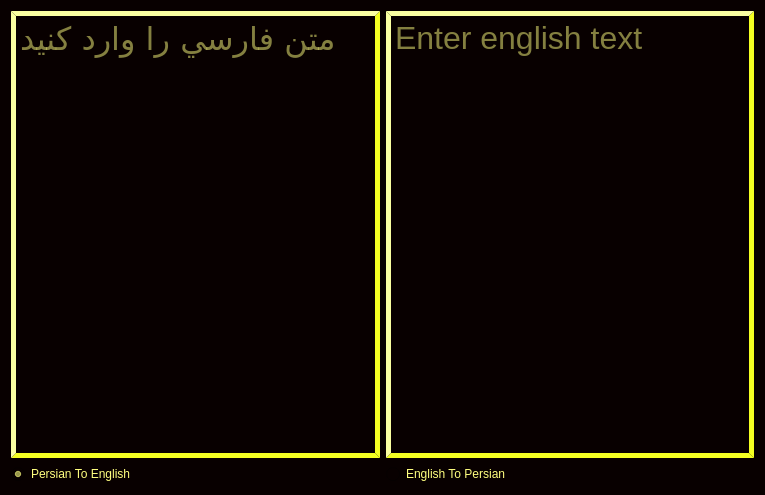
<?xml version="1.0" encoding="UTF-8"?>
<ui version="4.0">
 <class>dictionary</class>
 <widget class="QWidget" name="dictionary">
  <property name="geometry">
   <rect>
    <x>0</x>
    <y>0</y>
    <width>765</width>
    <height>495</height>
   </rect>
  </property>
  <property name="windowTitle">
   <string>dictionary</string>
  </property>
  <property name="styleSheet">
   <string notr="true">background-color: rgb(8, 0, 0);
color: rgb(255, 255, 127);</string>
  </property>
  <layout class="QGridLayout" name="gridLayout">
   <item row="0" column="0">
    <widget class="QTextEdit" name="txt_p">
     <property name="palette">
      <palette>
       <active>
        <colorrole role="WindowText">
         <brush brushstyle="SolidPattern">
          <color alpha="255">
           <red>255</red>
           <green>255</green>
           <blue>127</blue>
          </color>
         </brush>
        </colorrole>
        <colorrole role="Button">
         <brush brushstyle="SolidPattern">
          <color alpha="255">
           <red>8</red>
           <green>0</green>
           <blue>0</blue>
          </color>
         </brush>
        </colorrole>
        <colorrole role="Light">
         <brush brushstyle="SolidPattern">
          <color alpha="255">
           <red>212</red>
           <green>127</green>
           <blue>255</blue>
          </color>
         </brush>
        </colorrole>
        <colorrole role="Midlight">
         <brush brushstyle="SolidPattern">
          <color alpha="255">
           <red>191</red>
           <green>63</green>
           <blue>255</blue>
          </color>
         </brush>
        </colorrole>
        <colorrole role="Dark">
         <brush brushstyle="SolidPattern">
          <color alpha="255">
           <red>85</red>
           <green>0</green>
           <blue>127</blue>
          </color>
         </brush>
        </colorrole>
        <colorrole role="Mid">
         <brush brushstyle="SolidPattern">
          <color alpha="255">
           <red>113</red>
           <green>0</green>
           <blue>170</blue>
          </color>
         </brush>
        </colorrole>
        <colorrole role="Text">
         <brush brushstyle="SolidPattern">
          <color alpha="255">
           <red>255</red>
           <green>255</green>
           <blue>127</blue>
          </color>
         </brush>
        </colorrole>
        <colorrole role="BrightText">
         <brush brushstyle="SolidPattern">
          <color alpha="255">
           <red>255</red>
           <green>255</green>
           <blue>255</blue>
          </color>
         </brush>
        </colorrole>
        <colorrole role="ButtonText">
         <brush brushstyle="SolidPattern">
          <color alpha="255">
           <red>255</red>
           <green>255</green>
           <blue>127</blue>
          </color>
         </brush>
        </colorrole>
        <colorrole role="Base">
         <brush brushstyle="SolidPattern">
          <color alpha="255">
           <red>8</red>
           <green>0</green>
           <blue>0</blue>
          </color>
         </brush>
        </colorrole>
        <colorrole role="Window">
         <brush brushstyle="SolidPattern">
          <color alpha="255">
           <red>8</red>
           <green>0</green>
           <blue>0</blue>
          </color>
         </brush>
        </colorrole>
        <colorrole role="Shadow">
         <brush brushstyle="SolidPattern">
          <color alpha="255">
           <red>0</red>
           <green>0</green>
           <blue>0</blue>
          </color>
         </brush>
        </colorrole>
        <colorrole role="AlternateBase">
         <brush brushstyle="SolidPattern">
          <color alpha="255">
           <red>212</red>
           <green>127</green>
           <blue>255</blue>
          </color>
         </brush>
        </colorrole>
        <colorrole role="ToolTipBase">
         <brush brushstyle="SolidPattern">
          <color alpha="255">
           <red>255</red>
           <green>255</green>
           <blue>220</blue>
          </color>
         </brush>
        </colorrole>
        <colorrole role="ToolTipText">
         <brush brushstyle="SolidPattern">
          <color alpha="255">
           <red>0</red>
           <green>0</green>
           <blue>0</blue>
          </color>
         </brush>
        </colorrole>
        <colorrole role="PlaceholderText">
         <brush brushstyle="SolidPattern">
          <color alpha="128">
           <red>0</red>
           <green>0</green>
           <blue>0</blue>
          </color>
         </brush>
        </colorrole>
       </active>
       <inactive>
        <colorrole role="WindowText">
         <brush brushstyle="SolidPattern">
          <color alpha="255">
           <red>255</red>
           <green>255</green>
           <blue>127</blue>
          </color>
         </brush>
        </colorrole>
        <colorrole role="Button">
         <brush brushstyle="SolidPattern">
          <color alpha="255">
           <red>8</red>
           <green>0</green>
           <blue>0</blue>
          </color>
         </brush>
        </colorrole>
        <colorrole role="Light">
         <brush brushstyle="SolidPattern">
          <color alpha="255">
           <red>212</red>
           <green>127</green>
           <blue>255</blue>
          </color>
         </brush>
        </colorrole>
        <colorrole role="Midlight">
         <brush brushstyle="SolidPattern">
          <color alpha="255">
           <red>191</red>
           <green>63</green>
           <blue>255</blue>
          </color>
         </brush>
        </colorrole>
        <colorrole role="Dark">
         <brush brushstyle="SolidPattern">
          <color alpha="255">
           <red>85</red>
           <green>0</green>
           <blue>127</blue>
          </color>
         </brush>
        </colorrole>
        <colorrole role="Mid">
         <brush brushstyle="SolidPattern">
          <color alpha="255">
           <red>113</red>
           <green>0</green>
           <blue>170</blue>
          </color>
         </brush>
        </colorrole>
        <colorrole role="Text">
         <brush brushstyle="SolidPattern">
          <color alpha="255">
           <red>255</red>
           <green>255</green>
           <blue>127</blue>
          </color>
         </brush>
        </colorrole>
        <colorrole role="BrightText">
         <brush brushstyle="SolidPattern">
          <color alpha="255">
           <red>255</red>
           <green>255</green>
           <blue>255</blue>
          </color>
         </brush>
        </colorrole>
        <colorrole role="ButtonText">
         <brush brushstyle="SolidPattern">
          <color alpha="255">
           <red>255</red>
           <green>255</green>
           <blue>127</blue>
          </color>
         </brush>
        </colorrole>
        <colorrole role="Base">
         <brush brushstyle="SolidPattern">
          <color alpha="255">
           <red>8</red>
           <green>0</green>
           <blue>0</blue>
          </color>
         </brush>
        </colorrole>
        <colorrole role="Window">
         <brush brushstyle="SolidPattern">
          <color alpha="255">
           <red>8</red>
           <green>0</green>
           <blue>0</blue>
          </color>
         </brush>
        </colorrole>
        <colorrole role="Shadow">
         <brush brushstyle="SolidPattern">
          <color alpha="255">
           <red>0</red>
           <green>0</green>
           <blue>0</blue>
          </color>
         </brush>
        </colorrole>
        <colorrole role="AlternateBase">
         <brush brushstyle="SolidPattern">
          <color alpha="255">
           <red>212</red>
           <green>127</green>
           <blue>255</blue>
          </color>
         </brush>
        </colorrole>
        <colorrole role="ToolTipBase">
         <brush brushstyle="SolidPattern">
          <color alpha="255">
           <red>255</red>
           <green>255</green>
           <blue>220</blue>
          </color>
         </brush>
        </colorrole>
        <colorrole role="ToolTipText">
         <brush brushstyle="SolidPattern">
          <color alpha="255">
           <red>0</red>
           <green>0</green>
           <blue>0</blue>
          </color>
         </brush>
        </colorrole>
        <colorrole role="PlaceholderText">
         <brush brushstyle="SolidPattern">
          <color alpha="128">
           <red>0</red>
           <green>0</green>
           <blue>0</blue>
          </color>
         </brush>
        </colorrole>
       </inactive>
       <disabled>
        <colorrole role="WindowText">
         <brush brushstyle="SolidPattern">
          <color alpha="255">
           <red>255</red>
           <green>255</green>
           <blue>127</blue>
          </color>
         </brush>
        </colorrole>
        <colorrole role="Button">
         <brush brushstyle="SolidPattern">
          <color alpha="255">
           <red>8</red>
           <green>0</green>
           <blue>0</blue>
          </color>
         </brush>
        </colorrole>
        <colorrole role="Light">
         <brush brushstyle="SolidPattern">
          <color alpha="255">
           <red>212</red>
           <green>127</green>
           <blue>255</blue>
          </color>
         </brush>
        </colorrole>
        <colorrole role="Midlight">
         <brush brushstyle="SolidPattern">
          <color alpha="255">
           <red>191</red>
           <green>63</green>
           <blue>255</blue>
          </color>
         </brush>
        </colorrole>
        <colorrole role="Dark">
         <brush brushstyle="SolidPattern">
          <color alpha="255">
           <red>85</red>
           <green>0</green>
           <blue>127</blue>
          </color>
         </brush>
        </colorrole>
        <colorrole role="Mid">
         <brush brushstyle="SolidPattern">
          <color alpha="255">
           <red>113</red>
           <green>0</green>
           <blue>170</blue>
          </color>
         </brush>
        </colorrole>
        <colorrole role="Text">
         <brush brushstyle="SolidPattern">
          <color alpha="255">
           <red>255</red>
           <green>255</green>
           <blue>127</blue>
          </color>
         </brush>
        </colorrole>
        <colorrole role="BrightText">
         <brush brushstyle="SolidPattern">
          <color alpha="255">
           <red>255</red>
           <green>255</green>
           <blue>255</blue>
          </color>
         </brush>
        </colorrole>
        <colorrole role="ButtonText">
         <brush brushstyle="SolidPattern">
          <color alpha="255">
           <red>255</red>
           <green>255</green>
           <blue>127</blue>
          </color>
         </brush>
        </colorrole>
        <colorrole role="Base">
         <brush brushstyle="SolidPattern">
          <color alpha="255">
           <red>8</red>
           <green>0</green>
           <blue>0</blue>
          </color>
         </brush>
        </colorrole>
        <colorrole role="Window">
         <brush brushstyle="SolidPattern">
          <color alpha="255">
           <red>8</red>
           <green>0</green>
           <blue>0</blue>
          </color>
         </brush>
        </colorrole>
        <colorrole role="Shadow">
         <brush brushstyle="SolidPattern">
          <color alpha="255">
           <red>0</red>
           <green>0</green>
           <blue>0</blue>
          </color>
         </brush>
        </colorrole>
        <colorrole role="AlternateBase">
         <brush brushstyle="SolidPattern">
          <color alpha="255">
           <red>170</red>
           <green>0</green>
           <blue>255</blue>
          </color>
         </brush>
        </colorrole>
        <colorrole role="ToolTipBase">
         <brush brushstyle="SolidPattern">
          <color alpha="255">
           <red>255</red>
           <green>255</green>
           <blue>220</blue>
          </color>
         </brush>
        </colorrole>
        <colorrole role="ToolTipText">
         <brush brushstyle="SolidPattern">
          <color alpha="255">
           <red>0</red>
           <green>0</green>
           <blue>0</blue>
          </color>
         </brush>
        </colorrole>
        <colorrole role="PlaceholderText">
         <brush brushstyle="SolidPattern">
          <color alpha="128">
           <red>0</red>
           <green>0</green>
           <blue>0</blue>
          </color>
         </brush>
        </colorrole>
       </disabled>
      </palette>
     </property>
     <property name="font">
      <font>
       <family>Yu Gothic UI</family>
       <pointsize>24</pointsize>
      </font>
     </property>
     <property name="layoutDirection">
      <enum>Qt::RightToLeft</enum>
     </property>
     <property name="autoFillBackground">
      <bool>false</bool>
     </property>
     <property name="styleSheet">
      <string notr="true">color: rgb(255, 255, 127);
border-color: rgb(244, 255, 34);
border-style:outset;
border-width:5px;</string>
     </property>
     <property name="locale">
      <locale language="Persian" country="Iran"/>
     </property>
     <property name="placeholderText">
      <string>متن فارسي را وارد كنيد</string>
     </property>
    </widget>
   </item>
   <item row="1" column="2">
    <widget class="QRadioButton" name="rbtn_eTp">
     <property name="styleSheet">
      <string notr="true">color: rgb(255, 255, 127);</string>
     </property>
     <property name="text">
      <string>English To Persian</string>
     </property>
     <property name="checked">
      <bool>false</bool>
     </property>
    </widget>
   </item>
   <item row="0" column="2">
    <widget class="QTextEdit" name="txt_e">
     <property name="font">
      <font>
       <pointsize>24</pointsize>
      </font>
     </property>
     <property name="styleSheet">
      <string notr="true">color: rgb(255, 255, 127);
border-color: rgb(244, 255, 34);
border-style:outset;
border-width:5px;</string>
     </property>
     <property name="readOnly">
      <bool>false</bool>
     </property>
     <property name="placeholderText">
      <string>Enter english text</string>
     </property>
    </widget>
   </item>
   <item row="1" column="0">
    <widget class="QRadioButton" name="rbtn_pTe">
     <property name="styleSheet">
      <string notr="true">color: rgb(255, 255, 127);</string>
     </property>
     <property name="text">
      <string>Persian To English</string>
     </property>
     <property name="checked">
      <bool>true</bool>
     </property>
    </widget>
   </item>
  </layout>
 </widget>
 <resources/>
 <connections/>
</ui>
